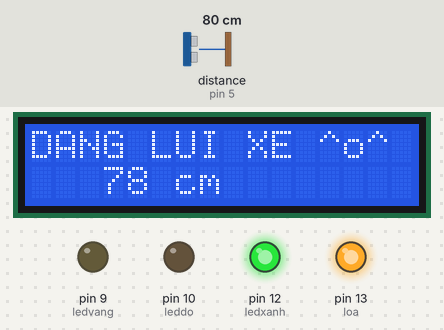
The sketch below on a simulated Arduino Uno, built with avr-gcc and run on an emulated ATmega328P. Shown: 16×2 character LCD, output pins drawn as LEDs (lit = HIGH). Wiring (inferred from the names in the program): ultrasonic range finder: trigger pin 6; echo pin 5. Dashed ring = blinking. Inputs (shaded band) come from the test bench; at power-on: distance to the obstacle (sensor on pin 5) 80 cm. The echo pulse lasts 58.3 µs per cm; pins used as bus, display or sensor lines are not drawn.

Above: at 1.43 s.
2.3 s: distance to the obstacle (sensor on pin 5) set to 33 cm
At 3.2 s:
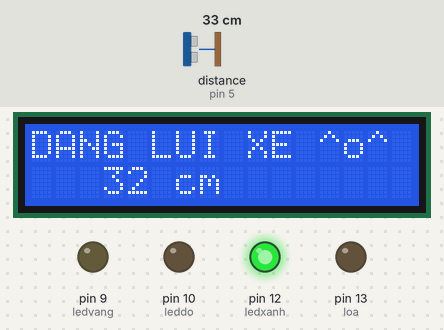
4.2 s: distance to the obstacle (sensor on pin 5) set to 29 cm
At 5.18 s:
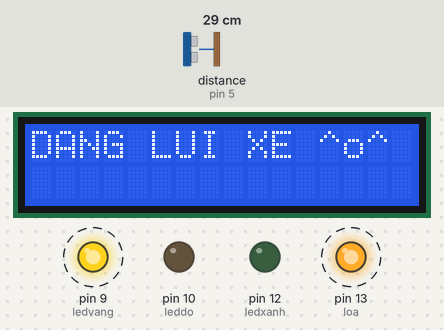
6.0 s: distance to the obstacle (sensor on pin 5) set to 18 cm
At 6.5 s:
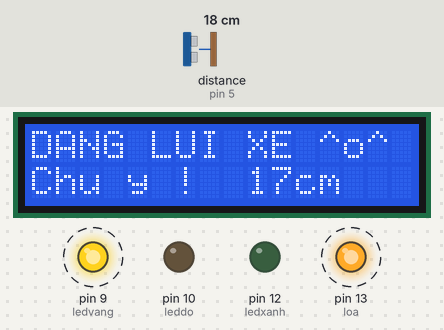
7.8 s: distance to the obstacle (sensor on pin 5) set to 15 cm
At 8.64 s:
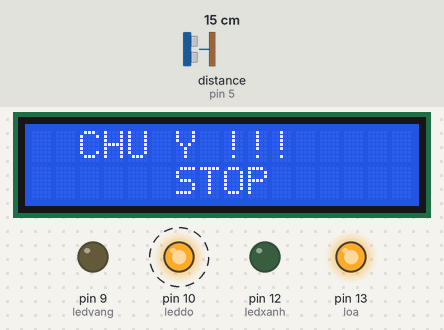
Timing chart, 0 to 10.6 s (numbered marks = the images above; inputs shaded):
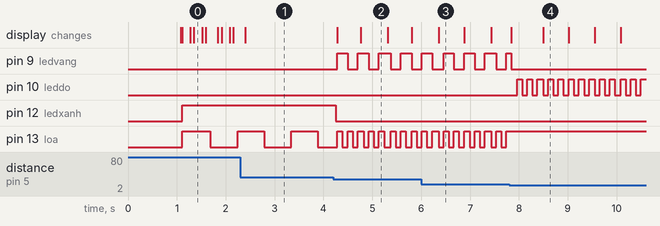

The sketch:

CAM_BIEN_LUI_XE.ino
```cpp
int trig = 6;
int echo = 5;
int khoangcach;
long Duration;

#include <Wire.h>
#include <LiquidCrystal_I2C.h>
LiquidCrystal_I2C lcd(0x27, 16, 2);

unsigned long previousTimeLCD = 0;
const long intervalLCD = 500;
bool textOn = true;

int loa = 13;
bool loaon = true;
unsigned long timeloaxanh = 500;
unsigned long timeloavang = 100;
unsigned long timebatloa = 0;

int ledxanh = 12;
int ledvang = 9;
int leddo = 10;
unsigned long ledtimevang = 200;
unsigned long ledtimedo = 100;
unsigned long timebatden = 0;
bool denon = true;

int trangthai = -1;

void setup() {
  pinMode(trig, OUTPUT);
  pinMode(echo, INPUT);

  lcd.init();
  lcd.backlight();
  lcd.setCursor(0, 0);
  lcd.print("Khoi dong...");
  delay(1000);
  lcd.clear();

  pinMode(loa, OUTPUT);
  pinMode(ledxanh, OUTPUT);
  pinMode(ledvang, OUTPUT);
  pinMode(leddo, OUTPUT);


}

void loop() {
  distance();

  if (khoangcach > 30) {
    if (trangthai != 0) {
      trangthai = 0;
      lcd.clear();
      tatca();
    }
    manhinhxanh();
    amthanhxanh();
    denxanh();
  }
  else if (khoangcach > 15 && khoangcach <= 30) {
    if (trangthai != 1) {
      trangthai = 1;
      lcd.clear();
      tatca();
    }
    manhinhvang();
    amthanhvang();
    denvang();
  }
  else if (khoangcach <= 15) {
    if (trangthai != 2) {
      trangthai = 2;
      lcd.clear();
      tatca();
    }
    manhinhdo1();
    amthanhdo();
    dendo();
  }

  delay(50);
}

void distance() {
  digitalWrite(trig, LOW);
  delayMicroseconds(2);
  digitalWrite(trig, HIGH);
  delayMicroseconds(10);
  digitalWrite(trig, LOW);
  Duration = pulseIn(echo, HIGH);
  khoangcach = Duration * 0.034 / 2;

}

void amthanhxanh() {
  unsigned long curr = millis();
  if (curr - timebatloa >= timeloaxanh) {
    timebatloa = curr;
    if (loaon) {
      digitalWrite(loa, HIGH);
    } else {
      digitalWrite(loa, LOW);
    }
    loaon = !loaon;
  }
}

void amthanhvang() {
  unsigned long curr = millis();
  if (curr - timebatloa >= timeloavang) {
    timebatloa = curr;
    if (loaon) {
      digitalWrite(loa, HIGH);
    } else {
      digitalWrite(loa, LOW);
    }
    loaon = !loaon;
  }
}

void amthanhdo() {
  digitalWrite(loa, HIGH);
}

void manhinhxanh() {
  lcd.setCursor(0, 0);
  lcd.print("DANG LUI XE ^o^   ");
  lcd.setCursor(3, 1);
  lcd.print(khoangcach);
  lcd.print(" cm   ");
}

void manhinhvang() {
  unsigned long now = millis();
  if (now - previousTimeLCD >= intervalLCD) {
    previousTimeLCD = now;
    if (textOn) {
      lcd.setCursor(0, 0);
      lcd.print("DANG LUI XE ^o^   ");
      lcd.setCursor(0, 1);
      lcd.print("Chu y !");
      lcd.setCursor(9, 1);
      lcd.print(khoangcach);
      lcd.print("cm ");
    } else {
      lcd.setCursor(0, 1);
      lcd.print("                ");
    }
    textOn = !textOn;
  }
}

void manhinhdo1() {
  unsigned long now = millis();
  if (now - previousTimeLCD >= intervalLCD) {
    previousTimeLCD = now;
    if (textOn) {
      lcd.setCursor(2, 0);
      lcd.print("CHU Y !!!");
      lcd.setCursor(6, 1);
      lcd.print("STOP");

    } else {

      lcd.setCursor(6, 1);
      lcd.print("                ");
    }
    textOn = !textOn;
  }
}

void denxanh() {
  digitalWrite(ledxanh, HIGH);
  digitalWrite(ledvang, LOW);
  digitalWrite(leddo, LOW);
}

void denvang() {
  unsigned long now = millis();
  if (now - timebatden >= ledtimevang) {
    timebatden = now;
    if (denon) {
      digitalWrite(ledvang, HIGH);
    } else {
      digitalWrite(ledvang, LOW);
    }
    denon = !denon;
  }
}

void dendo() {
  unsigned long now = millis();
  if (now - timebatden >= ledtimedo) {
    timebatden = now;
    if (denon) {
      digitalWrite(leddo, HIGH);
    } else {
      digitalWrite(leddo, LOW);
    }
    denon = !denon;
  }
}

void tatca() {
  digitalWrite(ledxanh, LOW);
  digitalWrite(ledvang, LOW);
  digitalWrite(leddo, LOW);
  digitalWrite(loa, LOW);
}
```

Measured:
- the behaviour switches between 32 and 31 cm on distance to the obstacle (sensor on pin 5) (found by bisection; images 1 and 2)
- the behaviour switches between 17 and 16 cm on distance to the obstacle (sensor on pin 5) (found by bisection; images 3 and 4)
- after the input at 2.3 s, the display: changes after 0.10 s (image 1)
- after the input at 4.2 s, pin 9 (ledvang): alternates HIGH for 0.22 s and LOW for 0.21 s, starting after 0.08 s; pin 12 (ledxanh): HIGH → LOW after 0.05 s; the display: first changes after 0.08 s (image 2 shows a later state)
- after the input at 6.0 s, the display: changes after 0.35 s (image 3)
- after the input at 7.8 s, pin 10 (leddo): alternates HIGH for 0.10 s and LOW for 0.10 s, starting after 0.17 s; pin 13 (loa): stops changing and stays HIGH; the display: first changes after 0.05 s (image 4 shows a later state)
- what the display in image 2 shows lasts 0.5 s, from 4.8 s to 5.3 s
